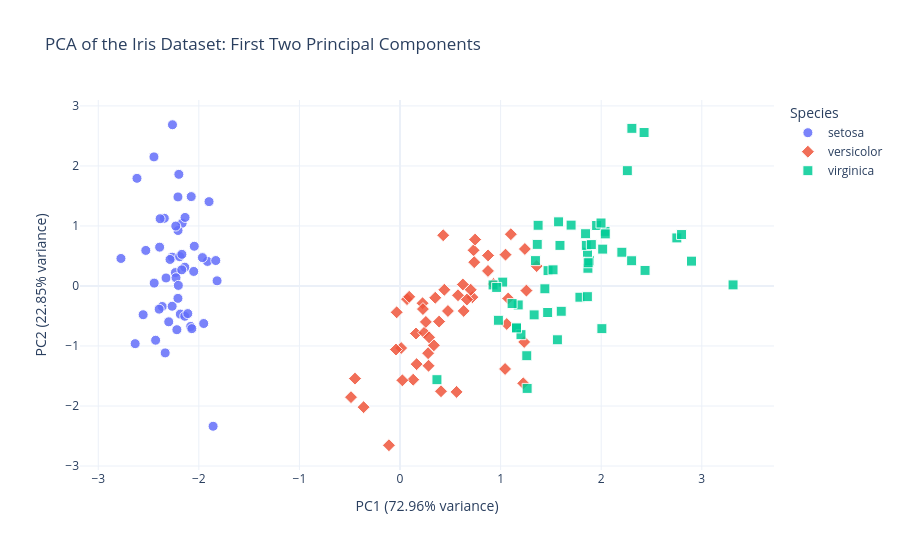

The code cell stored with this chart in its notebook:
### Code cell
# Step 7: Interactive 2D scatter plot of PC1 vs PC2 coloured by species
fig = px.scatter(
    pca_df,
    x="PC1",
    y="PC2",
    color="Species",
    symbol="Species",
    hover_data={
        "PC1": ":.3f",
        "PC2": ":.3f",
        "Sepal Length (cm)": True,
        "Sepal Width (cm)": True,
        "Petal Length (cm)": True,
        "Petal Width (cm)": True
    },
    title="PCA of the Iris Dataset: First Two Principal Components",
    labels={
        "PC1": f"PC1 ({explained[0]:.2f}% variance)",
        "PC2": f"PC2 ({explained[1]:.2f}% variance)"
    }
)

fig.update_traces(marker=dict(size=10, opacity=0.85, line=dict(width=1, color="white")))

fig.update_layout(
    legend_title_text="Species",
    width=900,
    height=550,
    template="plotly_white"
)

fig.show()

### Figure 1 — Plotly figure (JSON) as saved in the notebook; plotly's stock layout.template omitted (floating-point values rounded to 4 significant figures; data arrays with more than 128 entries replaced by an {"elided": "..."} marker saying what was removed)
{"data": [{"customdata": {"elided": "50x4 float values"}, "hovertemplate": "Species=setosa<br>PC1 (72.96% variance)=%{x:.3f}<br>PC2 (22.85% variance)=%{y:.3f}<br>Sepal Length (cm)=%{customdata[0]}<br>Sepal Width (cm)=%{customdata[1]}<br>Petal Length (cm)=%{customdata[2]}<br>Petal Width (cm)=%{customdata[3]}<extra></extra>", "legendgroup": "setosa", "marker": {"color": "#636efa", "line": {"color": "white", "width": 1}, "opacity": 0.85, "size": 10, "symbol": "circle"}, "mode": "markers", "name": "setosa", "orientation": "v", "showlegend": true, "type": "scatter", "x": [-2.265, -2.081, -2.364, -2.299, -2.39, -2.076, -2.444, -2.233, -2.335, -2.184, -2.166, -2.326, -2.218, -2.633, -2.199, -2.262, -2.208, -2.19, -1.899, -2.343, -1.914, -2.207, -2.774, -1.819, -2.227, -1.952, -2.051, -2.169, -2.14, -2.265, -2.14, -1.832, -2.615, -2.446, -2.11, -2.208, -2.045, -2.527, -2.43, -2.17, -2.286, -1.858, -2.554, -1.964, -2.137, -2.07, -2.385, -2.394, -2.229, -2.204], "xaxis": "x", "y": [0.48, -0.6741, -0.3419, -0.5974, 0.6468, 1.489, 0.04764, 0.2231, -1.115, -0.469, 1.044, 0.1331, -0.7287, -0.9615, 1.86, 2.686, 1.484, 0.4888, 1.405, 1.128, 0.4089, 0.9241, 0.4583, 0.08556, 0.1373, -0.6256, 0.2422, 0.5271, 0.3132, -0.3377, -0.5045, 0.4237, 1.794, 2.151, -0.4602, -0.2061, 0.6616, 0.5923, -0.9042, 0.2689, 0.4417, -2.337, -0.4791, 0.4723, 1.142, -0.7111, 1.12, -0.3862, 0.998, 0.009216], "yaxis": "y"}, {"customdata": {"elided": "50x4 float values"}, "hovertemplate": "Species=versicolor<br>PC1 (72.96% variance)=%{x:.3f}<br>PC2 (22.85% variance)=%{y:.3f}<br>Sepal Length (cm)=%{customdata[0]}<br>Sepal Width (cm)=%{customdata[1]}<br>Petal Length (cm)=%{customdata[2]}<br>Petal Width (cm)=%{customdata[3]}<extra></extra>", "legendgroup": "versicolor", "marker": {"color": "#EF553B", "line": {"color": "white", "width": 1}, "opacity": 0.85, "size": 10, "symbol": "diamond"}, "mode": "markers", "name": "versicolor", "orientation": "v", "showlegend": true, "type": "scatter", "x": [1.102, 0.7313, 1.241, 0.4075, 1.075, 0.3887, 0.7465, -0.4873, 0.9279, 0.01143, -0.1102, 0.4407, 0.5621, 0.7196, -0.03335, 0.8754, 0.3503, 0.1588, 1.225, 0.1649, 0.7377, 0.4763, 1.234, 0.6329, 0.7027, 0.8743, 1.257, 1.358, 0.6648, -0.04026, 0.1308, 0.02345, 0.2415, 1.061, 0.224, 0.4291, 1.049, 1.045, 0.06959, 0.2835, 0.2791, 0.6246, 0.3365, -0.3622, 0.2886, 0.09136, 0.2277, 0.5764, -0.4477, 0.2567], "xaxis": "x", "y": [0.863, 0.5946, 0.6163, -1.754, -0.2084, -0.5933, 0.773, -1.852, 0.03223, -1.034, -2.654, -0.0633, -1.765, -0.1862, -0.439, 0.5091, -0.1963, -0.7921, -1.622, -1.303, 0.3966, -0.4173, -0.9333, -0.4164, -0.06341, 0.2508, -0.07726, 0.3313, -0.2259, -1.059, -1.562, -1.572, -0.7773, -0.6338, -0.2878, 0.8456, 0.5221, -1.383, -0.2195, -1.329, -1.12, 0.02492, -0.9884, -2.019, -0.8557, -0.1812, -0.3849, -0.1549, -1.544, -0.5989], "yaxis": "y"}, {"customdata": {"elided": "50x4 float values"}, "hovertemplate": "Species=virginica<br>PC1 (72.96% variance)=%{x:.3f}<br>PC2 (22.85% variance)=%{y:.3f}<br>Sepal Length (cm)=%{customdata[0]}<br>Sepal Width (cm)=%{customdata[1]}<br>Petal Length (cm)=%{customdata[2]}<br>Petal Width (cm)=%{customdata[3]}<extra></extra>", "legendgroup": "virginica", "marker": {"color": "#00cc96", "line": {"color": "white", "width": 1}, "opacity": 0.85, "size": 10, "symbol": "square"}, "mode": "markers", "name": "virginica", "orientation": "v", "showlegend": true, "type": "scatter", "x": [1.845, 1.158, 2.205, 1.44, 1.868, 2.752, 0.367, 2.302, 2.007, 2.26, 1.364, 1.603, 1.884, 1.26, 1.468, 1.59, 1.471, 2.426, 3.311, 1.264, 2.038, 0.978, 2.898, 1.333, 1.701, 1.954, 1.175, 1.021, 1.788, 1.864, 2.436, 2.305, 1.863, 1.114, 1.202, 2.799, 1.576, 1.346, 0.9248, 1.852, 2.015, 1.902, 1.158, 2.041, 1.998, 1.871, 1.565, 1.521, 1.373, 0.9607], "xaxis": "x", "y": [0.8704, -0.6989, 0.562, -0.04699, 0.295, 0.8004, -1.562, 0.4201, -0.7114, 1.921, 0.6928, -0.4217, 0.4192, -1.162, -0.4423, 0.6762, 0.2556, 2.557, 0.01778, -1.707, 0.9105, -0.5718, 0.4136, -0.4818, 1.014, 1.008, -0.3164, 0.06435, -0.1874, 0.5623, 0.2593, 2.626, -0.1785, -0.2929, -0.8113, 0.8568, 1.069, 0.4224, 0.01722, 0.6761, 0.6139, 0.6896, -0.6989, 0.8675, 1.049, 0.387, -0.8967, 0.2691, 1.011, -0.02433], "yaxis": "y"}], "layout": {"height": 550, "legend": {"title": {"text": "Species"}, "tracegroupgap": 0}, "title": {"text": "PCA of the Iris Dataset: First Two Principal Components"}, "width": 900, "xaxis": {"anchor": "y", "domain": [0.0, 1.0], "title": {"text": "PC1 (72.96% variance)"}}, "yaxis": {"anchor": "x", "domain": [0.0, 1.0], "title": {"text": "PC2 (22.85% variance)"}}}}
